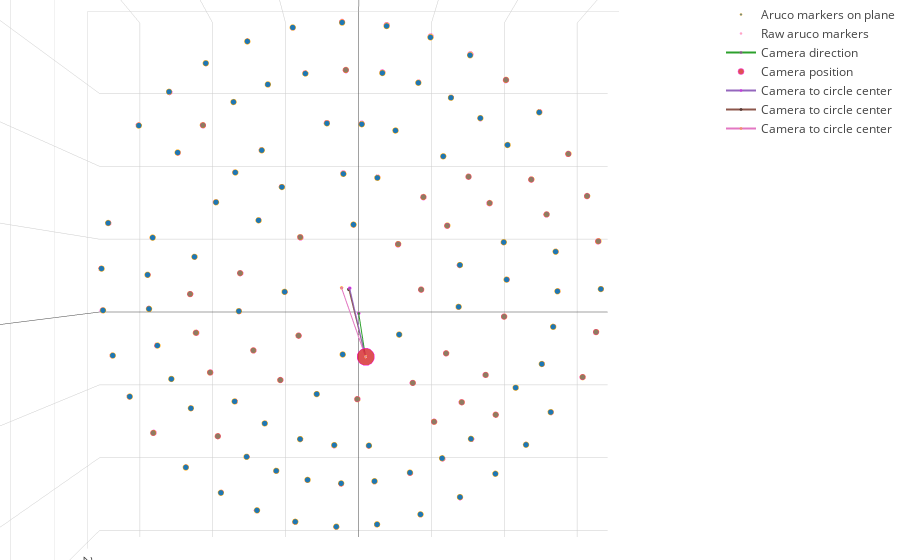

Here is the notebook cell this chart was saved with:
### Code cell
import plotly.plotly as py
import plotly.graph_objs as go
from plotly.offline import init_notebook_mode, plot, iplot

init_notebook_mode(connected=True)


# aruco marker's coordinates, when projected into the plane
trace1 = go.Scatter3d(
    name='Aruco markers on plane',
    x=df_all['tx_fpe'],
    y=df_all['ty_fpe'],
    z=df_all['tz_fpe'],
    mode='markers',
    marker=dict(
        size=2,
        line=dict(
            color='orange',
            width=0.5
        ),
        #opacity=0.8
    )
)

# raw aruco marker's coordinates
trace2 = go.Scatter3d(
    name='Raw aruco markers',
    x=df_all['tx'],
    y=df_all['ty'],
    z=df_all['tz'],
    mode='markers',
    marker=dict(
        size=2,
        line=dict(
            color='magenta',
            width=0.5
        ),
        opacity=0.5
    )
)

# camera to plane projection vector
trace3 = go.Scatter3d(
    name='Camera direction',
    x=[0,0],
    y=[0,0],
    z=[0,pp2floor_dist],
    mode='line',
    marker=dict(
        size=1,
        line=dict(
            color='magenta',
            width=0.5
        ),
        opacity=1.0
    )
)

# camera position
trace4 = go.Scatter3d(
    name='Camera position',
    x=[0],
    y=[0],
    z=[0],
    mode='markers',
    marker=dict(
        size=6,
        line=dict(
            color='magenta',
            width=0.5
        ),
        opacity=0.8
    )
)

# camera to circle center
trace5 = go.Scatter3d(
    name='Camera to circle center',
    x=[0,kx],
    y=[0,ky],
    z=[0,kz],
    mode='line',
    marker=dict(
        size=1,
        line=dict(
            color='magenta',
            width=0.5
        ),
        opacity=1.0
    )
)

fpe_x, fpe_y, fpe_z = plane_normal/np.linalg.norm(plane_normal)*actual_cam2floor_dist
# plane estimation normal
trace6 = go.Scatter3d(
    name='Camera to circle center',
    x=[0,fpe_x],
    y=[0,fpe_y],
    z=[0,fpe_z],
    mode='line',
    marker=dict(
        size=1,
        line=dict(
            color='black',
            width=0.5
        ),
        opacity=1.0
    )
)

index=0
fpe_x2, fpe_y2, fpe_z2 = plane_normal_list[index]/np.linalg.norm(plane_normal_list[index])*actual_cam2floor_dist
# plane estimation normal
trace7 = go.Scatter3d(
    name='Camera to circle center',
    x=[0,fpe_x2],
    y=[0,fpe_y2],
    z=[0,fpe_z2],
    mode='line',
    marker=dict(
        size=1,
        line=dict(
            color='orange',
            width=0.5
        ),
        opacity=1.0
    )
)


data = [trace1, trace2, trace3, trace4, trace5, trace6, trace7]
layout = go.Layout(
    margin=dict(
        l=0,
        r=0,
        b=0,
        t=0,
    ),
    scene=dict(
        camera=dict(
            up=dict(
                x=0,
                y=0,
                z=1,
            ),
            center=dict(
                x=0,
                y=0,
                z=0
            ),
            eye=dict(
                x=0,
                y=0,
                z=-1,
            )
        )
    ),
    
)
fig = go.Figure(data=data, layout=layout)
iplot(fig, filename='simple-3d-scatter')

### Figure 1 — Plotly figure (JSON) as saved in the notebook; plotly's stock layout.template omitted (floating-point values rounded to 4 significant figures)
{"data": [{"marker": {"line": {"color": "orange", "width": 0.5}, "size": 2}, "mode": "markers", "name": "Aruco markers on plane", "type": "scatter3d", "x": [0.5888, -0.3397, 0.4951, -0.4289, 0.2942, -0.09075, 0.2537, -0.1265, 0.02202, 0.1455, 0.03159, 0.16, -0.2746, 0.407, -0.2095, 0.476, -0.5471, 0.6515, -0.4311, 0.7722, -0.7904, 0.8784, -0.6268, 1.045, -1.024, 1.101, -0.8149, 1.312, -1.197, 1.272, -0.9549, 1.517, -1.319, 1.401, -1.051, 1.672, -1.399, 1.495, -1.114, 1.783, -1.436, 1.555, -1.14, 1.851, -1.423, 1.573, -1.127, 1.87, -1.357, 1.548, -1.07, 1.836, -1.24, 1.477, -0.9738, 1.747, -1.082, 1.364, -0.8432, 1.607, -0.8855, 1.217, -0.6804, 1.426, -0.6649, 1.042, -0.4984, 1.212, 0.3709, 0.1283, -0.1259, 0.2649, 0.01574, 0.1426, -0.3888, -0.5824, -0.7309, -0.2432, -0.4408, -0.146, -0.8378, -0.88, -0.8845, -0.5357, -0.571, -0.2719, -0.7262, -0.5952, -0.4118, -0.4636, -0.2662, -0.1407, -0.02246, 0.2227, 0.4685, 0.04277, 0.3185, 0.1569, 0.7244, 0.8948, 1.025, 0.5768, 0.762, 0.4557, 1.19, 1.229, 1.233, 0.8853, 0.9098, 0.5817, 1.059, 0.916, 0.7241, 0.8236, 0.6082, 0.4996], "y": [-1.622, 1.22, -1.338, 1.496, -1.672, 1.292, -1.375, 1.58, -1.668, 1.316, -1.37, 1.606, -1.612, 1.299, -1.321, 1.582, -1.507, 1.235, -1.233, 1.501, -1.358, 1.13, -1.108, 1.371, -1.148, 0.9697, -0.9342, 1.174, -0.9182, 0.7894, -0.7452, 0.9538, -0.6798, 0.5967, -0.5498, 0.7183, -0.4251, 0.3841, -0.3416, 0.4607, -0.1504, 0.1514, -0.1175, 0.1777, 0.1236, -0.08428, 0.1057, -0.108, 0.4156, -0.3445, 0.3432, -0.4238, 0.6814, -0.5854, 0.5588, -0.714, 0.9188, -0.8064, 0.7514, -0.9804, 1.123, -1.004, 0.9158, -1.217, 1.286, -1.168, 1.047, -1.413, -1.07, -1.102, -1.069, -0.7756, -0.7865, -0.4862, -0.9793, -0.8203, -0.6235, -0.6944, -0.5188, -0.3969, -0.3899, -0.163, 0.06786, -0.2787, -0.009613, -0.1063, 0.5032, 0.6872, 0.8449, 0.3588, 0.5798, 0.267, 0.963, 0.976, 0.9536, 0.6598, 0.6654, 0.4107, 0.8571, 0.7165, 0.5494, 0.58, 0.4218, 0.2576, 0.2375, 0.01846, -0.2067, 0.1205, -0.1007, -0.035, -0.6283, -0.7999, -0.9266, -0.4998, -0.6526, -0.3827], "z": [2.437, 2.568, 2.45, 2.581, 2.454, 2.554, 2.464, 2.564, 2.471, 2.54, 2.478, 2.547, 2.491, 2.523, 2.494, 2.526, 2.511, 2.506, 2.511, 2.506, 2.53, 2.49, 2.526, 2.485, 2.55, 2.472, 2.542, 2.464, 2.566, 2.456, 2.556, 2.445, 2.58, 2.443, 2.567, 2.43, 2.592, 2.432, 2.576, 2.416, 2.601, 2.422, 2.583, 2.404, 2.607, 2.415, 2.588, 2.396, 2.611, 2.41, 2.591, 2.39, 2.61, 2.408, 2.59, 2.388, 2.606, 2.409, 2.587, 2.39, 2.599, 2.414, 2.581, 2.395, 2.59, 2.42, 2.573, 2.403, 2.465, 2.479, 2.496, 2.479, 2.494, 2.494, 2.514, 2.531, 2.545, 2.513, 2.529, 2.514, 2.558, 2.566, 2.572, 2.542, 2.551, 2.53, 2.574, 2.57, 2.563, 2.554, 2.547, 2.531, 2.542, 2.527, 2.511, 2.53, 2.513, 2.516, 2.492, 2.478, 2.466, 2.494, 2.479, 2.494, 2.447, 2.439, 2.433, 2.463, 2.456, 2.478, 2.433, 2.438, 2.446, 2.451, 2.461, 2.474]}, {"marker": {"line": {"color": "magenta", "width": 0.5}, "opacity": 0.5, "size": 2}, "mode": "markers", "name": "Raw aruco markers", "type": "scatter3d", "x": [0.5879, -0.3406, 0.4954, -0.4286, 0.2948, -0.09084, 0.2535, -0.1263, 0.02207, 0.1457, 0.03162, 0.1601, -0.2751, 0.4073, -0.2102, 0.4743, -0.5485, 0.6491, -0.431, 0.7702, -0.787, 0.8757, -0.6266, 1.042, -1.022, 1.101, -0.814, 1.315, -1.195, 1.27, -0.9536, 1.513, -1.323, 1.403, -1.053, 1.684, -1.404, 1.498, -1.119, 1.795, -1.44, 1.563, -1.147, 1.865, -1.425, 1.567, -1.131, 1.879, -1.361, 1.551, -1.08, 1.835, -1.243, 1.476, -0.9823, 1.747, -1.082, 1.365, -0.8484, 1.607, -0.8855, 1.214, -0.6797, 1.422, -0.6665, 1.04, -0.4982, 1.215, 0.3702, 0.128, -0.1251, 0.2641, 0.01569, 0.1423, -0.3874, -0.5806, -0.7308, -0.242, -0.4385, -0.1448, -0.8383, -0.8869, -0.8873, -0.5368, -0.5695, -0.2721, -0.7209, -0.5922, -0.4102, -0.4623, -0.2644, -0.1407, -0.02239, 0.2232, 0.4681, 0.04268, 0.3178, 0.1562, 0.7215, 0.894, 1.024, 0.5738, 0.7591, 0.451, 1.189, 1.235, 1.239, 0.8894, 0.9157, 0.5815, 1.06, 0.9173, 0.7258, 0.8252, 0.6087, 0.4953], "y": [-1.62, 1.223, -1.339, 1.495, -1.675, 1.293, -1.374, 1.577, -1.672, 1.317, -1.372, 1.607, -1.615, 1.3, -1.325, 1.576, -1.511, 1.23, -1.233, 1.497, -1.352, 1.126, -1.108, 1.367, -1.146, 0.9703, -0.9331, 1.178, -0.9163, 0.7882, -0.7442, 0.9514, -0.6815, 0.5974, -0.5507, 0.7237, -0.4264, 0.385, -0.3431, 0.4639, -0.1508, 0.1522, -0.1182, 0.179, 0.1237, -0.08401, 0.1061, -0.1085, 0.4171, -0.3453, 0.3465, -0.4235, 0.6831, -0.5852, 0.5637, -0.7143, 0.9186, -0.807, 0.756, -0.98, 1.123, -1.002, 0.915, -1.213, 1.289, -1.166, 1.047, -1.417, -1.068, -1.1, -1.061, -0.7732, -0.784, -0.485, -0.9758, -0.8177, -0.6234, -0.691, -0.516, -0.3937, -0.3901, -0.1642, 0.06808, -0.2793, -0.009588, -0.1063, 0.4996, 0.6837, 0.8416, 0.3578, 0.5758, 0.2671, 0.9601, 0.9784, 0.9529, 0.6585, 0.6638, 0.409, 0.8536, 0.7159, 0.5488, 0.5769, 0.4202, 0.255, 0.2373, 0.01855, -0.2076, 0.1211, -0.1014, -0.03499, -0.6293, -0.801, -0.9287, -0.5008, -0.6531, -0.3794], "z": [2.433, 2.575, 2.452, 2.579, 2.459, 2.557, 2.461, 2.559, 2.477, 2.543, 2.481, 2.548, 2.495, 2.525, 2.502, 2.517, 2.517, 2.497, 2.51, 2.499, 2.519, 2.482, 2.525, 2.478, 2.545, 2.473, 2.539, 2.471, 2.561, 2.452, 2.552, 2.439, 2.587, 2.446, 2.571, 2.448, 2.599, 2.438, 2.587, 2.433, 2.608, 2.436, 2.599, 2.422, 2.611, 2.407, 2.598, 2.407, 2.62, 2.415, 2.616, 2.388, 2.617, 2.407, 2.613, 2.389, 2.606, 2.411, 2.603, 2.389, 2.599, 2.408, 2.579, 2.388, 2.596, 2.416, 2.572, 2.41, 2.46, 2.473, 2.479, 2.471, 2.486, 2.488, 2.505, 2.523, 2.545, 2.5, 2.516, 2.494, 2.559, 2.586, 2.581, 2.547, 2.544, 2.532, 2.555, 2.557, 2.553, 2.546, 2.529, 2.532, 2.534, 2.533, 2.509, 2.524, 2.506, 2.506, 2.482, 2.476, 2.463, 2.481, 2.469, 2.468, 2.445, 2.451, 2.444, 2.475, 2.472, 2.477, 2.437, 2.441, 2.452, 2.456, 2.463, 2.453]}, {"marker": {"line": {"color": "magenta", "width": 0.5}, "opacity": 1, "size": 1}, "mode": "line", "name": "Camera direction", "type": "scatter3d", "x": [0, 0], "y": [0, 0], "z": [0, 2.515]}, {"marker": {"line": {"color": "magenta", "width": 0.5}, "opacity": 0.8, "size": 6}, "mode": "markers", "name": "Camera position", "type": "scatter3d", "x": [0], "y": [0], "z": [0]}, {"marker": {"line": {"color": "magenta", "width": 0.5}, "opacity": 1, "size": 1}, "mode": "line", "name": "Camera to circle center", "type": "scatter3d", "x": [0, 0.166], "y": [0, -0.0594], "z": [0, 2.503]}, {"marker": {"line": {"color": "black", "width": 0.5}, "opacity": 1, "size": 1}, "mode": "line", "name": "Camera to circle center", "type": "scatter3d", "x": [0, 0.1585], "y": [0, -0.06539], "z": [0, 2.541]}, {"marker": {"line": {"color": "orange", "width": 0.5}, "opacity": 1, "size": 1}, "mode": "line", "name": "Camera to circle center", "type": "scatter3d", "x": [0, 0.1677], "y": [0, -0.1135], "z": [0, 2.539]}], "layout": {"margin": {"b": 0, "l": 0, "r": 0, "t": 0}, "scene": {"camera": {"center": {"x": 0, "y": 0, "z": 0}, "eye": {"x": 0, "y": 0, "z": -1}, "up": {"x": 0, "y": 0, "z": 1}}}}}
